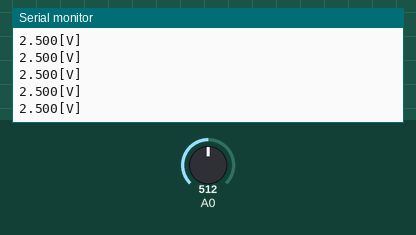
A sketch run on a simulated Arduino Uno, built with avr-gcc and run on an emulated ATmega328P. Shown: the last lines printed to the serial monitor. The test bench sets the inputs (shaded band); at power-on: A0 = 512.

Above: at 1.2 s.
1.3 s: A0 set to 716
At 1.8 s:
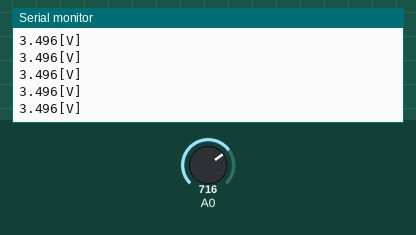
4.3 s: A0 set to 900
At 5.3 s:
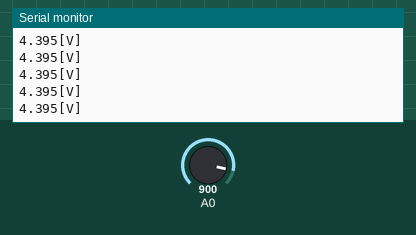
Timing chart, 0 to 7.3 s (numbered marks = the images above; inputs shaded):
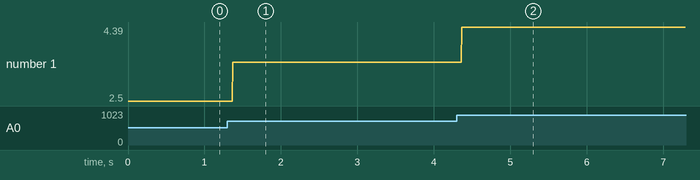

Measured:
- after the input at 1.3 s, the serial monitor: prints a new line after 0.07 s (image 1)
- after the input at 4.3 s, the serial monitor: prints a new line after 0.07 s (image 2)
- plotted number 1: 2.5 → 3.5 after the input at 1.3 s, 3.5 → 4.39 after the input at 4.3 s

The sketch:

202305154.ino
```cpp
void setup() {
  // put your setup code here, to run once:
  Serial.begin(9600);
}

void loop() {
  // put your main code here, to run repeatedly:
  float status = analogRead(A0);
  float data = status * 5 / 1024;
  Serial.print(data, 3);
  Serial.println("[V]");
}
```
